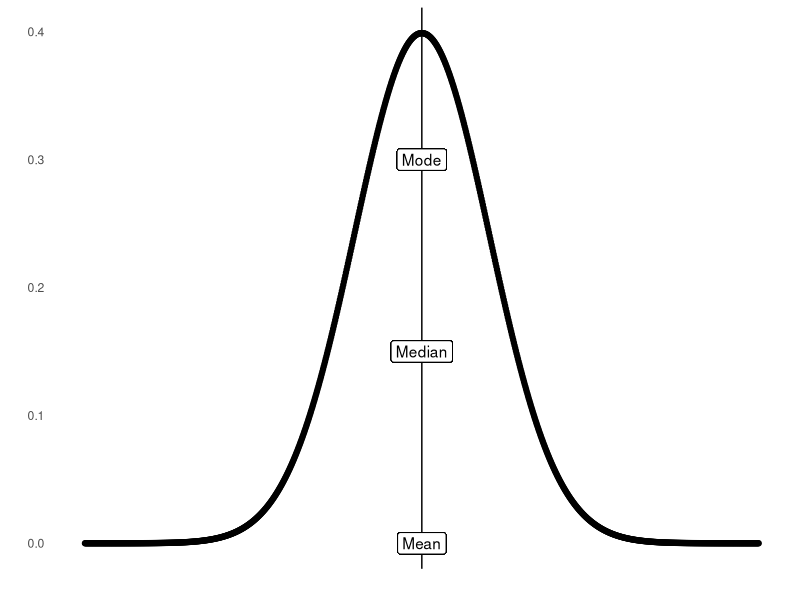
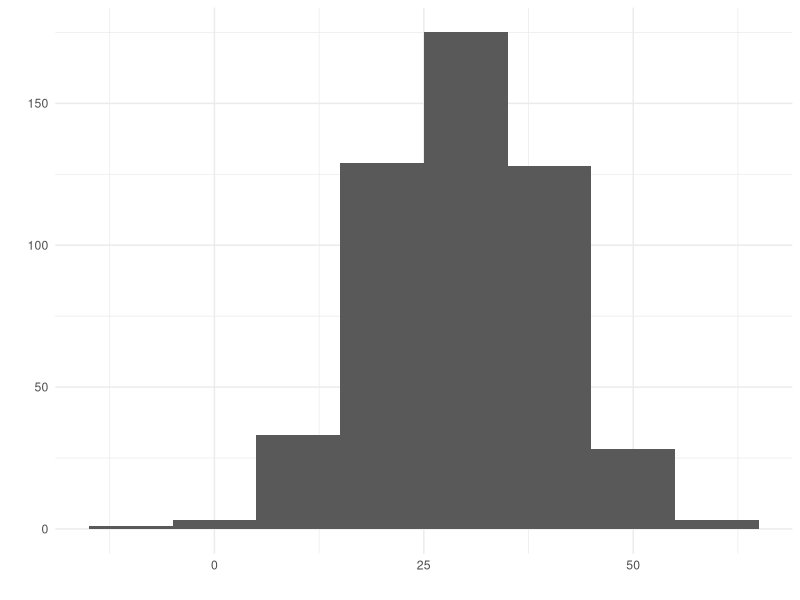
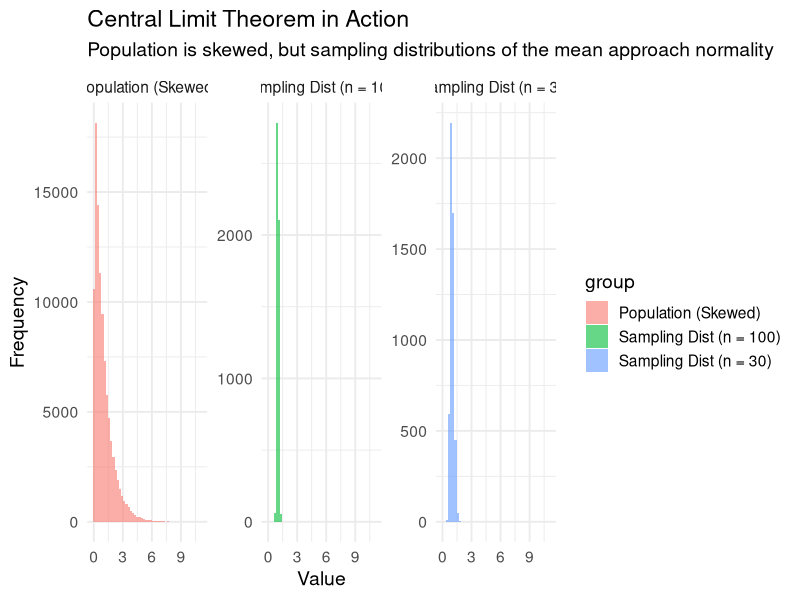
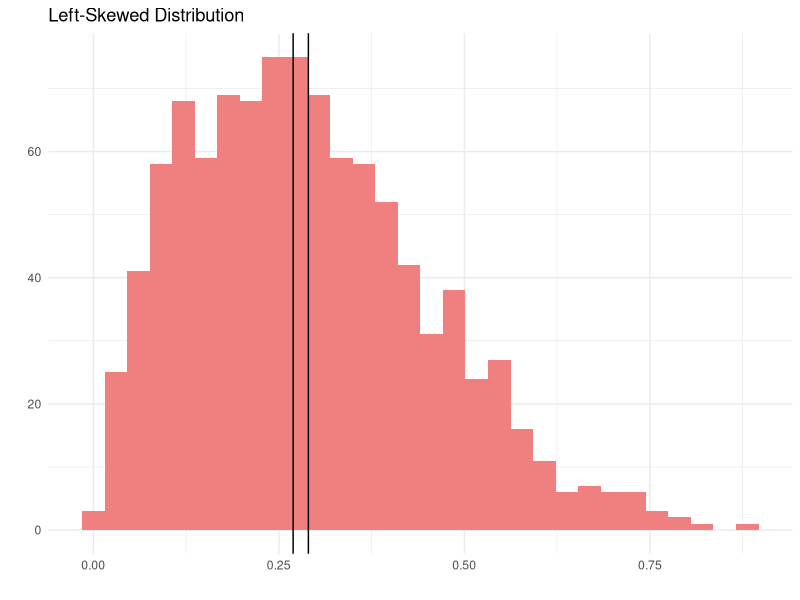
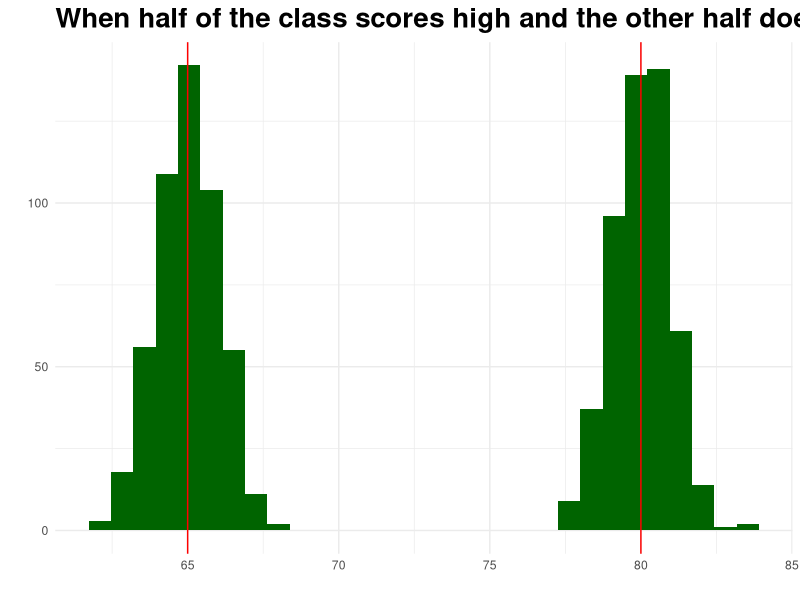
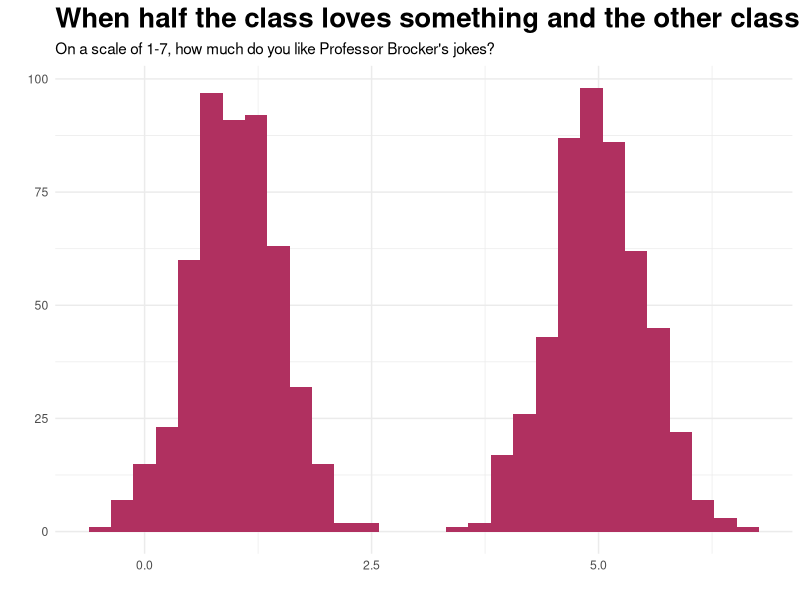
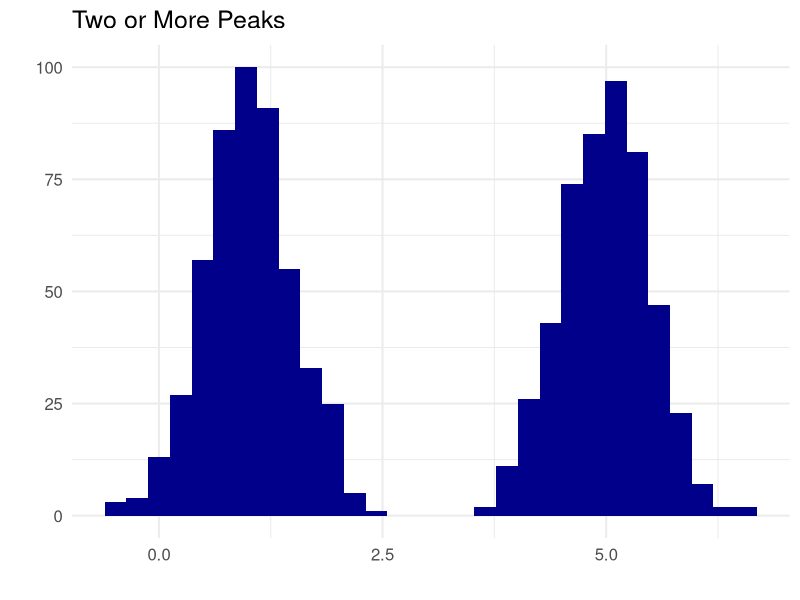
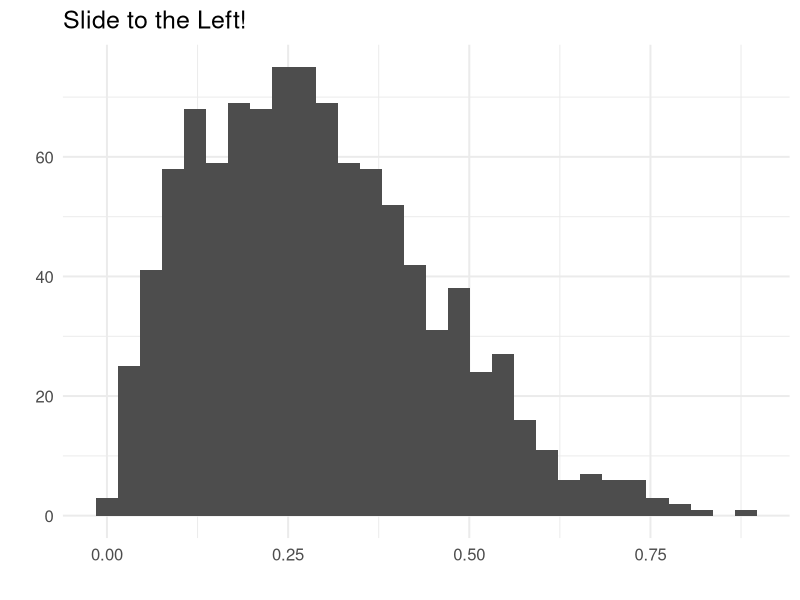

Write R code to recreate these figures, in order.
## ---- chunk 1
#| fig-width: 8
#| fig-height: 6
#| fig-align: center


library(ggplot2)

x <- seq(5, 15, length=1000)

y <- dnorm(x, mean=10, sd=1)

nm <- data.frame(x,y)

ggplot(data = nm, aes(x,y)) + 
  geom_point() +
  theme_minimal() + 
  labs(
    x = "",
    y = "") +
  theme(
    axis.text.x = element_blank()
  ) +
  geom_vline(xintercept = 10) +
  geom_label(label = "Mean", y = 0, x = 10) +
  geom_label(label = "Median", y = 0.15, x = 10) +
  geom_label(label = "Mode", y = 0.3, x = 10) +
  theme(
    panel.grid = element_blank()
  )
  
## ---- chunk 2
  data.frame(
    z = rnorm(500,30,sd =10)
    ) |> 
  ggplot(aes(z)) + 
  geom_histogram(
    binwidth = 10
  ) + 
    theme_minimal() +
    labs(x = "",
         y = "")
## ---- chunk 3
set.seed(123)

# Population: strongly skewed (exponential distribution)
pop <- rexp(100000, rate = 1)

# Take many samples of size 30 and compute their means
sample_means_30 <- replicate(5000, mean(sample(pop, 30, replace = TRUE)))

# Take many samples of size 100 and compute their means
sample_means_100 <- replicate(5000, mean(sample(pop, 100, replace = TRUE)))

# Plot population vs. sampling distributions
df <- data.frame(
  value = c(pop, sample_means_30, sample_means_100),
  group = rep(c("Population (Skewed)", 
                "Sampling Dist (n = 30)", 
                "Sampling Dist (n = 100)"), 
              times = c(length(pop), length(sample_means_30), length(sample_means_100)))
)

ggplot(df, aes(x = value, fill = group)) +
  geom_histogram(bins = 50, alpha = 0.6, position = "identity") +
  facet_wrap(~group, scales = "free_y") +
  theme_minimal(base_size = 14) +
  labs(
    title = "Central Limit Theorem in Action",
    subtitle = "Population is skewed, but sampling distributions of the mean approach normality",
    x = "Value", y = "Frequency"
  )
## ---- chunk 4
# Set seed for reproducibility
set.seed(123)

# Generate 1000 random values from a Beta distribution
left_skewed <- rbeta(1000, shape1 = 2, shape2 = 5)

data.frame(left_skewed) |> 
  ggplot(aes(left_skewed)) + 
  geom_histogram(fill = "lightcoral") +
  labs(
    title = "Left-Skewed Distribution",
    x = "",
    y = ""
  ) + 
  theme_minimal() + 
  geom_vline(xintercept = 
               median(left_skewed)) +
  geom_vline(xintercept = 
               mean(left_skewed)) 
## ---- chunk 5
exam <- 
  data.frame(
    l = c(rnorm(500,80,1),
          rnorm(500,65,1))
  )

ggplot(exam,aes(l)) + 
  geom_histogram(fill = "darkgreen") +
  labs(
    x = "",
    y = "",
    title = "When half of the class scores high and the other half doesn't"
  ) + 
  theme_minimal() +
  geom_vline(xintercept = 65,
             color = "red") + 
  geom_vline(xintercept = 80,
             color = "red") +
  theme(
    plot.title = 
      element_text(
        size = 20, 
        face = "bold")
  )
## ---- chunk 6
#| fig-align: center


exam <- 
  data.frame(l = c(
    rnorm(500,1,0.5), 
    rnorm(500,5,0.5)) 
    )

ggplot(exam, aes(l)) + 
  geom_histogram(fill = "maroon") +
  labs(x = "", 
       y = "", 
       title = "When half the class loves something and the other class hates it!",
       subtitle = "On a scale of 1-7, how much do you like Professor Brocker's jokes?") + 
  theme_minimal() + 
  theme(
    plot.title = 
      element_text(
        size = 20, 
        face = "bold")
    )
## ---- chunk 7
#| fig-align: center

data.frame(l = c(
    rnorm(500,1,0.5), 
    rnorm(500,5,0.5)) 
    ) |> 
ggplot(aes(l)) + 
  geom_histogram(fill = "darkblue") +
  labs(x = "", 
       y = "",
       title = "Two or More Peaks") + 
  theme_minimal(base_size = 15)
## ---- chunk 8
#| fig-align: center


# Set seed for reproducibility
set.seed(123)

# Generate 1000 random values from a Beta distribution
left_skewed <- rbeta(1000, shape1 = 2, shape2 = 5)

data.frame(left_skewed) |> 
  ggplot(aes(left_skewed)) + 
  geom_histogram(fill = "grey30") +
  labs(
    x = "",
    y = "",
    title = "Slide to the Left!"
  ) + 
  theme_minimal(base_size = 15) 
## ---- chunk 9
#| fig-align: center


data.frame(
  l = rnorm(500,12,1)
    ) |> 
ggplot(aes(l)) + 
  geom_histogram(fill = "darkorange") +
  labs(x = "", 
       y = "",
       title = "Looks Normal to Me"
       ) + 
  theme_minimal(base_size = 15)
